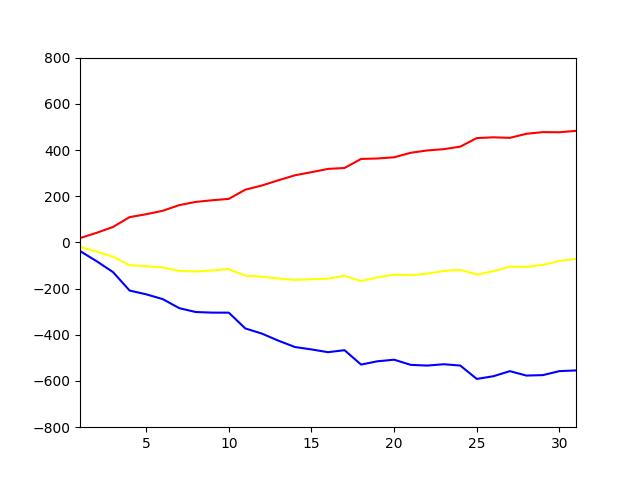

Source code (Python):
# 休み追加のシミュレーション
import math
import random
from turtle import color
import pandas as pd
import matplotlib.pyplot as plt
road=[]
wether=1
day_length=31
au=[]
x=[]
distance=[]
trimp=[]
fig=[]
fit=[]
par=[]
menu=[]
a=4
b=7
for i in range(day_length):
  x.append(i+1)
  if (i+1)==a:
    a+=7
    sub=random.randrange(1,3)
    road.append(1)
    if sub==1:
      menu.append('12km_pacerunnning')
      au.append(3.5)
      distance.append(12)
    else:
      menu.append('10km_pacerunnning')
      au.append(4)
      distance.append(10)
  elif (i+1)==b:
    b+=7    
    sub=random.randrange(1,3)
    road.append(1)
    if sub==1:
      menu.append('1000m_interval×5')
      au.append(5)
      distance.append(5)
    else:
      menu.append('2000m_interval×5')
      au.append(4.5)
      distance.append(10)
  elif (i==(a-7) or i==(b-7))and i!=0:
    menu.append('OFF')
    au.append(0)
    distance.append(0)
    road.append(0)
  else:
    road.append(1.1)
    menu.append('jog')  
    distance.append(random.randrange(6,20))
    sub=random.randrange(1,3)
    if sub==1:
      au.append(1)
    else:
      au.append(1.5)

for i in range(day_length):
  trimp.append(round(au[i]*distance[i]*road[i]*wether,3))

fig.append(trimp[0]*2)
fit.append(trimp[0])
par.append(fit[0]-fig[0])
for i in range(1,day_length):
  fig.append(2*trimp[i]+fig[i-1]*math.exp(-1/15))
  fit.append(trimp[i]+fit[i-1]*math.exp(-1/45))
  par.append(fit[i]-fig[i])
for i in range(day_length):  
  fig[i]*=-1  


'''
print(au)
print(distance)
print(fit)
print(fig)
print(par)
'''
file_df=pd.DataFrame(zip(menu,au,distance,fit,fig,par),columns=['menu','au','distance','fitness','fatigue','performance'])
figure=plt.figure()
print(file_df)
file_df.to_excel('./sim4.xlsx')
plt.plot(x,fit,color='red',label="fitness")
plt.plot(x,fig,color='blue',label="fatigue")
plt.plot(x,par,color='yellow',label="performance")
plt.legend(fontsize=14)
plt.xlim(1,day_length)
plt.ylim(-800,800)
plt.show()

figure.savefig("./sim4.png")



